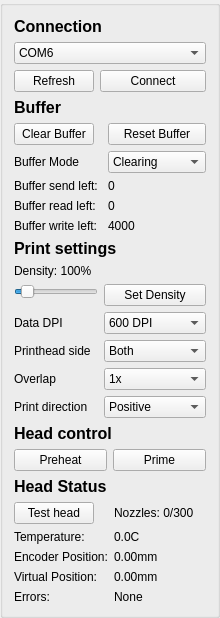
     <widget class="QGroupBox" name="groupBox">
      <layout class="QVBoxLayout" name="verticalLayout_3">
       <item>
        <layout class="QFormLayout" name="formLayout">
         <item row="1" column="0" colspan="2">
          <widget class="QComboBox" name="inkjet_set_port">
           <property name="currentText">
            <string>COM6</string>
           </property>
           <property name="currentIndex">
            <number>5</number>
           </property>
           <property name="maxVisibleItems">
            <number>12</number>
           </property>
           <item>
            <property name="text">
             <string>COM1</string>
            </property>
           </item>
           <item>
            <property name="text">
             <string>COM2</string>
            </property>
           </item>
           <item>
            <property name="text">
             <string>COM3</string>
            </property>
           </item>
           <item>
            <property name="text">
             <string>COM4</string>
            </property>
           </item>
           <item>
            <property name="text">
             <string>COM5</string>
            </property>
           </item>
           <item>
            <property name="text">
             <string>COM6</string>
            </property>
           </item>
           <item>
            <property name="text">
             <string>COM7</string>
            </property>
           </item>
           <item>
            <property name="text">
             <string>COM8</string>
            </property>
           </item>
           <item>
            <property name="text">
             <string>COM9</string>
            </property>
           </item>
           <item>
            <property name="text">
             <string>COM10</string>
            </property>
           </item>
           <item>
            <property name="text">
             <string>COM11</string>
            </property>
           </item>
           <item>
            <property name="text">
             <string>COM12</string>
            </property>
           </item>
           <item>
            <property name="text">
             <string>COM13</string>
            </property>
           </item>
           <item>
            <property name="text">
             <string>COM14</string>
            </property>
           </item>
           <item>
            <property name="text">
             <string>COM15</string>
            </property>
           </item>
           <item>
            <property name="text">
             <string>COM16</string>
            </property>
           </item>
          </widget>
         </item>
         <item row="2" column="0">
          <widget class="QPushButton" name="inkjet_refresh">
           <property name="enabled">
            <bool>true</bool>
           </property>
           <property name="toolTip">
            <string>&lt;html&gt;&lt;head/&gt;&lt;body&gt;&lt;p&gt;Get all available com ports&lt;/p&gt;&lt;/body&gt;&lt;/html&gt;</string>
           </property>
           <property name="text">
            <string>Refresh</string>
           </property>
          </widget>
         </item>
         <item row="2" column="1">
          <widget class="QPushButton" name="inkjet_connect">
           <property name="toolTip">
            <string>&lt;html&gt;&lt;head/&gt;&lt;body&gt;&lt;p&gt;Connect to the selected com port&lt;/p&gt;&lt;/body&gt;&lt;/html&gt;</string>
           </property>
           <property name="text">
            <string>Connect</string>
           </property>
          </widget>
         </item>
         <item row="0" column="0" colspan="2">
          <widget class="QLabel" name="label_15">
           <property name="text">
            <string>&lt;html&gt;&lt;head/&gt;&lt;body&gt;&lt;p&gt;&lt;span style=&quot; font-size:12pt; font-weight:600;&quot;&gt;Connection&lt;/span&gt;&lt;/p&gt;&lt;/body&gt;&lt;/html&gt;</string>
           </property>
          </widget>
         </item>
        </layout>
       </item>
       <item>
        <layout class="QFormLayout" name="formLayout_5">
         <item row="0" column="0">
          <widget class="QLabel" name="label_16">
           <property name="text">
            <string>&lt;html&gt;&lt;head/&gt;&lt;body&gt;&lt;p&gt;&lt;span style=&quot; font-size:12pt; font-weight:600;&quot;&gt;Buffer&lt;/span&gt;&lt;/p&gt;&lt;/body&gt;&lt;/html&gt;</string>
           </property>
          </widget>
         </item>
         <item row="1" column="0">
          <widget class="QPushButton" name="button_clear_buffer">
           <property name="toolTip">
            <string>&lt;html&gt;&lt;head/&gt;&lt;body&gt;&lt;p&gt;Clear all current data in the buffer&lt;/p&gt;&lt;/body&gt;&lt;/html&gt;</string>
           </property>
           <property name="text">
            <string>Clear Buffer</string>
           </property>
          </widget>
         </item>
         <item row="1" column="1">
          <widget class="QPushButton" name="button_reset_buffer">
           <property name="toolTip">
            <string>&lt;html&gt;&lt;head/&gt;&lt;body&gt;&lt;p&gt;Resets the buffer to position 0&lt;/p&gt;&lt;/body&gt;&lt;/html&gt;</string>
           </property>
           <property name="text">
            <string>Reset Buffer</string>
           </property>
          </widget>
         </item>
         <item row="2" column="0">
          <widget class="QLabel" name="buffer_mode">
           <property name="text">
            <string>Buffer Mode</string>
           </property>
          </widget>
         </item>
         <item row="2" column="1">
          <widget class="QComboBox" name="buffer_mode_combo">
           <property name="toolTip">
            <string>&lt;html&gt;&lt;head/&gt;&lt;body&gt;&lt;p&gt;Whether the buffer discards printed lines or keeps them. Changing this setting will clear the existing buffer&lt;/p&gt;&lt;/body&gt;&lt;/html&gt;</string>
           </property>
           <item>
            <property name="text">
             <string>Clearing</string>
            </property>
           </item>
           <item>
            <property name="text">
             <string>Static</string>
            </property>
           </item>
           <item>
            <property name="text">
             <string>Looping</string>
            </property>
           </item>
          </widget>
         </item>
         <item row="4" column="0">
          <widget class="QLabel" name="buffer_read_left">
           <property name="text">
            <string>Buffer read left: </string>
           </property>
          </widget>
         </item>
         <item row="4" column="1">
          <widget class="QLabel" name="buffer_read_left_label">
           <property name="text">
            <string>0</string>
           </property>
          </widget>
         </item>
         <item row="5" column="0">
          <widget class="QLabel" name="buffer_write_left">
           <property name="text">
            <string>Buffer write left: </string>
           </property>
          </widget>
         </item>
         <item row="5" column="1">
          <widget class="QLabel" name="buffer_write_left_label">
           <property name="text">
            <string>4000</string>
           </property>
          </widget>
         </item>
         <item row="3" column="0">
          <widget class="QLabel" name="buffer_send_left">
           <property name="text">
            <string>Buffer send left: </string>
           </property>
          </widget>
         </item>
         <item row="3" column="1">
          <widget class="QLabel" name="buffer_send_left_label">
           <property name="text">
            <string>0</string>
           </property>
          </widget>
         </item>
        </layout>
       </item>
       <item>
        <layout class="QFormLayout" name="formLayout_3">
         <item row="0" column="0" colspan="2">
          <widget class="QLabel" name="label_17">
           <property name="text">
            <string>&lt;html&gt;&lt;head/&gt;&lt;body&gt;&lt;p&gt;&lt;span style=&quot; font-size:12pt; font-weight:600;&quot;&gt;Print settings&lt;/span&gt;&lt;/p&gt;&lt;/body&gt;&lt;/html&gt;</string>
           </property>
          </widget>
         </item>
         <item row="1" column="0">
          <widget class="QLabel" name="inket_density_value">
           <property name="text">
            <string>Density: 100%</string>
           </property>
          </widget>
         </item>
         <item row="2" column="0">
          <widget class="QSlider" name="inkjet_density">
           <property name="toolTip">
            <string>&lt;html&gt;&lt;head/&gt;&lt;body&gt;&lt;p&gt;At what &quot;density&quot; will be printed in the sweeping direction. 100% is 600 DPI, 200% is 1200DPI.&lt;/p&gt;&lt;/body&gt;&lt;/html&gt;</string>
           </property>
           <property name="minimum">
            <number>1</number>
           </property>
           <property name="maximum">
            <number>100</number>
           </property>
           <property name="value">
            <number>10</number>
           </property>
           <property name="orientation">
            <enum>Qt::Horizontal</enum>
           </property>
          </widget>
         </item>
         <item row="2" column="1">
          <widget class="QPushButton" name="inkjet_set_density">
           <property name="toolTip">
            <string>&lt;html&gt;&lt;head/&gt;&lt;body&gt;&lt;p&gt;Write the density of the slider to the printhead&lt;/p&gt;&lt;/body&gt;&lt;/html&gt;</string>
           </property>
           <property name="text">
            <string>Set Density</string>
           </property>
          </widget>
         </item>
         <item row="3" column="0">
          <widget class="QLabel" name="dpi_title">
           <property name="text">
            <string>Data DPI</string>
           </property>
          </widget>
         </item>
         <item row="3" column="1">
          <widget class="QComboBox" name="dpi_combo">
           <property name="toolTip">
            <string>&lt;html&gt;&lt;head/&gt;&lt;body&gt;&lt;p&gt;At what DPI the image is sent to the printhead. Printhead is 600DPI. 300 Data DPI will make 2x2 pixels be printed.&lt;/p&gt;&lt;/body&gt;&lt;/html&gt;</string>
           </property>
           <property name="toolTipDuration">
            <number>-1</number>
           </property>
           <item>
            <property name="text">
             <string>600 DPI</string>
            </property>
           </item>
           <item>
            <property name="text">
             <string>300 DPI</string>
            </property>
           </item>
           <item>
            <property name="text">
             <string>200 DPI</string>
            </property>
           </item>
           <item>
            <property name="text">
             <string>150 DPI</string>
            </property>
           </item>
           <item>
            <property name="text">
             <string>100 DPI</string>
            </property>
           </item>
           <item>
            <property name="text">
             <string>75 DPI</string>
            </property>
           </item>
          </widget>
         </item>
         <item row="4" column="0">
          <widget class="QLabel" name="printhead_side_title">
           <property name="text">
            <string>Printhead side</string>
           </property>
          </widget>
         </item>
         <item row="4" column="1">
          <widget class="QComboBox" name="side_combo">
           <property name="enabled">
            <bool>true</bool>
           </property>
           <property name="toolTip">
            <string>&lt;html&gt;&lt;head/&gt;&lt;body&gt;&lt;p&gt;What row of nozzles will be used. Odd or Even use only a single row. Both uses both rows&lt;/p&gt;&lt;/body&gt;&lt;/html&gt;</string>
           </property>
           <property name="toolTipDuration">
            <number>-1</number>
           </property>
           <item>
            <property name="text">
             <string>Both</string>
            </property>
           </item>
           <item>
            <property name="text">
             <string>Odd</string>
            </property>
           </item>
           <item>
            <property name="text">
             <string>Even</string>
            </property>
           </item>
          </widget>
         </item>
         <item row="6" column="0">
          <widget class="QLabel" name="print_direction_title">
           <property name="text">
            <string>Print direction</string>
           </property>
          </widget>
         </item>
         <item row="6" column="1">
          <widget class="QComboBox" name="direction_combo">
           <property name="enabled">
            <bool>true</bool>
           </property>
           <property name="toolTip">
            <string>&lt;html&gt;&lt;head/&gt;&lt;body&gt;&lt;p&gt;What direction the print is made at. Positive only prints in positive direction, negative only in negative. Alternate P/N starts at the positive direction, and Alternate N/P starts at the negative direction.&lt;/p&gt;&lt;/body&gt;&lt;/html&gt;</string>
           </property>
           <property name="toolTipDuration">
            <number>-1</number>
           </property>
           <item>
            <property name="text">
             <string>Positive</string>
            </property>
           </item>
           <item>
            <property name="text">
             <string>Negative</string>
            </property>
           </item>
           <item>
            <property name="text">
             <string>Alternate P/N</string>
            </property>
           </item>
           <item>
            <property name="text">
             <string>Alternate N/P</string>
            </property>
           </item>
          </widget>
         </item>
         <item row="5" column="0">
          <widget class="QLabel" name="overlap_title">
           <property name="text">
            <string>Overlap</string>
           </property>
          </widget>
         </item>
         <item row="5" column="1">
          <widget class="QComboBox" name="overlap_combo">
           <property name="enabled">
            <bool>true</bool>
           </property>
           <property name="toolTip">
            <string>&lt;html&gt;&lt;head/&gt;&lt;body&gt;&lt;p&gt;What the overlap between each sweep is. On 1x, each pixel is printed in a single sweep. On 2 each pixel is printed by 2x sweeps and vice versa. Improves overlap between sweeps. Changing this value automatically changes density to compensate for extra sweeps per pixel.&lt;/p&gt;&lt;/body&gt;&lt;/html&gt;</string>
           </property>
           <property name="toolTipDuration">
            <number>-1</number>
           </property>
           <item>
            <property name="text">
             <string>1x</string>
            </property>
           </item>
           <item>
            <property name="text">
             <string>2x</string>
            </property>
           </item>
           <item>
            <property name="text">
             <string>3x</string>
            </property>
           </item>
           <item>
            <property name="text">
             <string>4x</string>
            </property>
           </item>
          </widget>
         </item>
        </layout>
       </item>
       <item>
        <layout class="QVBoxLayout" name="verticalLayout_2">
         <item>
          <widget class="QLabel" name="label_19">
           <property name="text">
            <string>&lt;html&gt;&lt;head/&gt;&lt;body&gt;&lt;p&gt;&lt;span style=&quot; font-size:12pt; font-weight:600;&quot;&gt;Head control&lt;/span&gt;&lt;/p&gt;&lt;/body&gt;&lt;/html&gt;</string>
           </property>
          </widget>
         </item>
         <item>
          <layout class="QHBoxLayout" name="horizontalLayout">
           <item>
            <widget class="QPushButton" name="inkjet_preheat">
             <property name="toolTip">
              <string>&lt;html&gt;&lt;head/&gt;&lt;body&gt;&lt;p&gt;Fire all nozzles without ejecting, heating the head&lt;/p&gt;&lt;/body&gt;&lt;/html&gt;</string>
             </property>
             <property name="text">
              <string>Preheat</string>
             </property>
            </widget>
           </item>
           <item>
            <widget class="QPushButton" name="inkjet_prime">
             <property name="toolTip">
              <string>&lt;html&gt;&lt;head/&gt;&lt;body&gt;&lt;p&gt;Fire  all nozzles several times&lt;/p&gt;&lt;/body&gt;&lt;/html&gt;</string>
             </property>
             <property name="text">
              <string>Prime</string>
             </property>
            </widget>
           </item>
          </layout>
         </item>
        </layout>
       </item>
       <item>
        <layout class="QFormLayout" name="formLayout_4">
         <item row="0" column="0" colspan="2">
          <widget class="QLabel" name="label_18">
           <property name="text">
            <string>&lt;html&gt;&lt;head/&gt;&lt;body&gt;&lt;p&gt;&lt;span style=&quot; font-size:12pt; font-weight:600;&quot;&gt;Head Status&lt;/span&gt;&lt;/p&gt;&lt;/body&gt;&lt;/html&gt;</string>
           </property>
          </widget>
         </item>
         <item row="1" column="0">
          <widget class="QPushButton" name="inkjet_test_button">
           <property name="minimumSize">
            <size>
             <width>28</width>
             <height>0</height>
            </size>
           </property>
           <property name="maximumSize">
            <size>
             <width>80</width>
             <height>16777215</height>
            </size>
           </property>
           <property name="toolTip">
            <string>&lt;html&gt;&lt;head/&gt;&lt;body&gt;&lt;p&gt;Gets the working status of all nozzles&lt;/p&gt;&lt;/body&gt;&lt;/html&gt;</string>
           </property>
           <property name="text">
            <string>Test head</string>
           </property>
          </widget>
         </item>
         <item row="1" column="1">
          <widget class="QLabel" name="inkjet_test_state">
           <property name="text">
            <string>Nozzles: 0/300</string>
           </property>
          </widget>
         </item>
         <item row="2" column="0">
          <widget class="QLabel" name="Inkjet_temperature">
           <property name="text">
            <string>Temperature: </string>
           </property>
          </widget>
         </item>
         <item row="2" column="1">
          <widget class="QLabel" name="inkjet_temperature_value">
           <property name="text">
            <string>0.0C</string>
           </property>
          </widget>
         </item>
         <item row="3" column="0">
          <widget class="QLabel" name="inkjet_position">
           <property name="text">
            <string>Encoder Position:</string>
           </property>
          </widget>
         </item>
         <item row="3" column="1">
          <widget class="QLabel" name="inkjet_position_value">
           <property name="text">
            <string>0.00mm</string>
           </property>
          </widget>
         </item>
         <item row="4" column="0">
          <widget class="QLabel" name="inkjet_virtual_position">
           <property name="text">
            <string>Virtual Position:</string>
           </property>
          </widget>
         </item>
         <item row="4" column="1">
          <widget class="QLabel" name="inkjet_virtual_position_value">
           <property name="text">
            <string>0.00mm</string>
           </property>
          </widget>
         </item>
         <item row="5" column="0">
          <widget class="QLabel" name="error_message_title">
           <property name="text">
            <string>Errors:</string>
           </property>
          </widget>
         </item>
         <item row="5" column="1">
          <widget class="QLabel" name="error_message_value">
           <property name="text">
            <string>None</string>
           </property>
          </widget>
         </item>
        </layout>
       </item>
      </layout>
     </widget>
